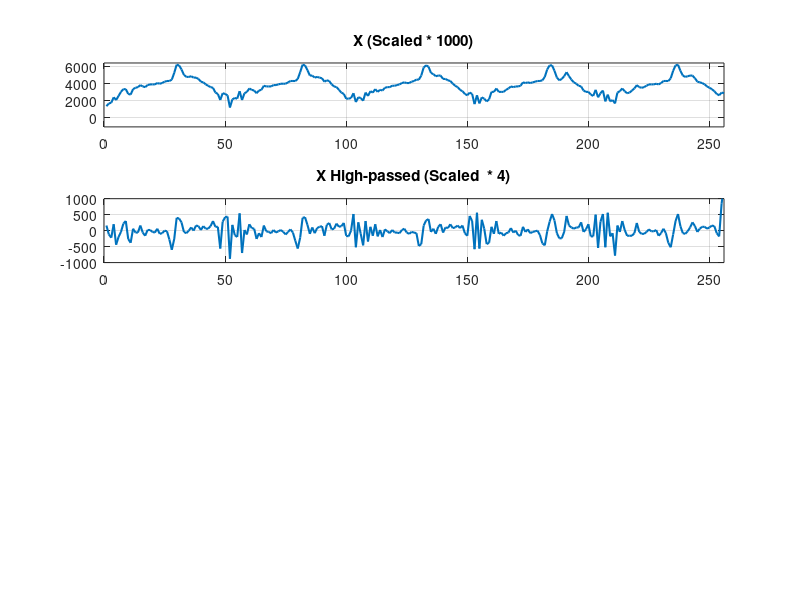

MATLAB code to generate this figure: (Note: this script raises an error after producing the figure.)
close all;
X = [340, 420, 440, 600, 520, 640, 760, 840, 840, 700, 680, 840, 880, 900, 960, 920, 900, 960, 980, 980, 980, 1020, 1000, 1020, 1060, 1080, 1080, 1120, 1320, 1560, 1540, 1420, 1260, 1200, 1200, 1220, 1180, 1180, 1140, 1060, 1040, 980, 940, 900, 880, 740, 700, 520, 720, 700, 660, 300, 540, 580, 560, 780, 520, 720, 760, 860, 820, 800, 720, 800, 820, 940, 920, 920, 920, 960, 960, 980, 1000, 1000, 1000, 1040, 1080, 1080, 1080, 1140, 1340, 1560, 1540, 1400, 1240, 1240, 1180, 1200, 1180, 1160, 1060, 1100, 1080, 980, 920, 900, 820, 740, 700, 560, 560, 580, 720, 460, 600, 580, 500, 740, 640, 780, 740, 840, 760, 820, 800, 880, 900, 900, 940, 940, 960, 980, 1020, 1040, 1020, 1020, 1060, 1080, 1120, 1120, 1240, 1480, 1540, 1500, 1320, 1280, 1220, 1240, 1240, 1140, 1140, 1100, 1080, 1000, 940, 900, 820, 780, 700, 660, 740, 700, 400, 660, 420, 600, 560, 480, 540, 760, 760, 860, 760, 760, 760, 820, 860, 920, 900, 920, 920, 940, 1040, 1020, 1040, 1020, 1040, 1060, 1080, 1080, 1100, 1200, 1420, 1540, 1540, 1380, 1180, 1100, 1140, 1220, 1340, 1220, 1120, 1040, 1000, 940, 920, 800, 760, 760, 680, 640, 820, 600, 720, 800, 480, 680, 480, 520, 420, 740, 780, 860, 780, 720, 740, 800, 860, 960, 900, 880, 900, 940, 980, 980, 980, 1000, 980, 1020, 1080, 1080, 1080, 1160, 1380, 1540, 1560, 1380, 1240, 1200, 1220, 1240, 1240, 1160, 1060, 1040, 1020, 980, 920, 880, 840, 780, 700, 660, 740, 720]';

% % Write signal and magFFT to file to be copied to MPlab source file
% xInput = Y(idxStart:idxEnd);
% fileID = fopen('C:\Users\engs1602\research\meetings\smallGroup\20161104ManandharAnalysisCodeUpdate\data\xInput2.txt','w');
% fprintf(fileID,'%d, ',xInput);
% fclose(fileID);

% Moving average filter coeff
% Ad-hoc: Currently, fixed at 4th order!
filterOrder = 4;
a = 1;
% b = [1/4 1/4 1/4 1/4];
b = [1 1 1 1];
% AM Modified 25 Oct 2016: Add delay to take care of phase shift
% Take care of phase delay by appending zeros to original signal
% X_ma = filter(b,a,X);
D = filterOrder/2; % D = filter order/2
xZeroApp = cat(1,X,zeros(D,1));
X_ma = nan(length(X),1);
iY = 1;
for iX=D+1:length(xZeroApp)
    if (iX<filterOrder)
        X_ma(iY) = b(1:iX)*xZeroApp(1:iX);
    else
        X_ma(iY) = b*xZeroApp(iX-filterOrder+1:iX);
    end
    iY = iY+1;
end   
X_hp = 4*X-X_ma;    

    timeStamp = (1:length(X))';
    yMax = max(cat(1,4*X,X_ma,X_hp))+200;
    yMin = min(cat(1,4*X,X_ma,X_hp))-200;  

    % Plot signal and low-passed
    figure(1);
    subplot(4,1,1);
    plot(timeStamp,4*X,'LineWidth',1.5);
    grid on; 
    axis([0 length(X) yMin yMax]);
    title('X (Scaled * 1000)');  
    
    subplot(4,1,2);           
    plot(timeStamp,X_hp,'LineWidth',1.5);    
    axis([0 length(X) -1000 1000]);    
    title('X High-passed (Scaled  * 4)');    
    grid on;     
    
% Read MPLAB's output
% X_hpMplab
    figure(1);
    subplot(4,1,2);    
    hold on;      
    jitter = 50;
%     % Simulation
%     plot(timeStamp,X_hpMplab(:,3)+jitter*randn(length(timeStamp),1),'r','LineWidth',1.5);            
    % Hardware
    plot(timeStamp,X_hpMplab(:,2)+jitter*randn(length(timeStamp),1),'r','LineWidth',1.5);            

% FFT
NFFT = 256;
% Apply FFT per window to the highpassed Y signal   
X_fft = fft(X_hp, NFFT);       
% save this up to the nyquist limit. 
P2 = abs(X_fft/NFFT);
P1 = P2(1:NFFT/2);
% P1(2:end-1) = 2*P1(2:end-1);
% Define the frequency domain f and plot the single-sided amplitude spectrum P1. The amplitudes are not exactly at 0.7 and 1, as expected, because of the added noise. On average, longer signals produce better frequency approximations.
Fs = 46;
% f = Fs*(0:(NFFT/2))/NFFT;
f = Fs*(1:(NFFT/2))/NFFT;

    figure(1);
    subplot(4,1,3);
    plot(f,P1,'LineWidth',1.5);
    title('Single-Sided Amplitude Spectrum of X(t)');
    xlabel('f (Hz)');
    ylabel('|FFT|');             
    subplot(4,1,4);
    plot(f,10*log10(P1),'LineWidth',1.5);
    xlabel('f (Hz)');
    ylabel('|FFT| (dB)');

% Read MPLAB's output
% X_fftMplab
    figure(1);
    subplot(4,1,3);hold on;
    plot(f,X_fftMplab(:,2),'r','LineWidth',1.5);hold off;
    grid on;

    subplot(4,1,4);hold on;
    plot(f,10*log10(X_fftMplab(:,2)),'r','LineWidth',1.5);hold off;
    legend('MATLAB','PIC Simulation');
    legend('MATLAB','PIC Hardware');
    grid on;